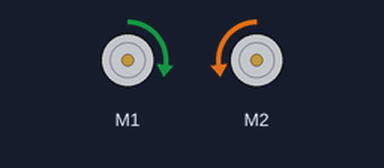
This program was run on a simulated BBC micro:bit (MakeCode). Parts: 2 × DC motor (green arrow = forward, orange = backward, longer = faster).

Above: at 0.2 s.
At 1.7 s:
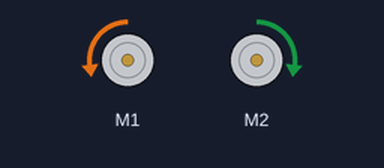
At 5.5 s:
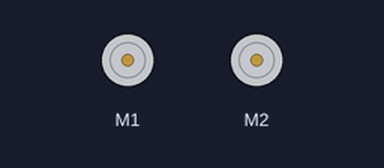
Timing chart, 0 to 7.0 s (numbered marks = the images above):
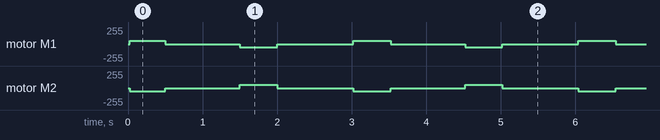

The program:

main.ts
```typescript
function girar_izquierda () {
    maqueen.motorRun(maqueen.Motors.M1, maqueen.Dir.CCW, 50)
    maqueen.motorRun(maqueen.Motors.M2, maqueen.Dir.CW, 50)
    basic.pause(500)
    maqueen.motorStop(maqueen.Motors.All)
}
function girar_derecha () {
    maqueen.motorRun(maqueen.Motors.M1, maqueen.Dir.CW, 50)
    maqueen.motorRun(maqueen.Motors.M2, maqueen.Dir.CCW, 50)
    basic.pause(500)
    maqueen.motorStop(maqueen.Motors.All)
}
basic.forever(function () {
    girar_derecha()
    basic.pause(1000)
    girar_izquierda()
    basic.pause(1000)
})
```

test.ts
```typescript
// aquí va el archivo "tests"; esto no se compilará cuando este paquete se utilice como una extensión.
```

Measured:
- by itself, motor M1: repeats every 3.0 s: stopped 1.0 s, backward 50/255 0.50 s, stopped 1.0 s, forward 50/255 0.50 s
- by itself, motor M2: repeats every 3.0 s: stopped 1.0 s, forward 50/255 0.50 s, stopped 1.0 s, backward 50/255 0.50 s
